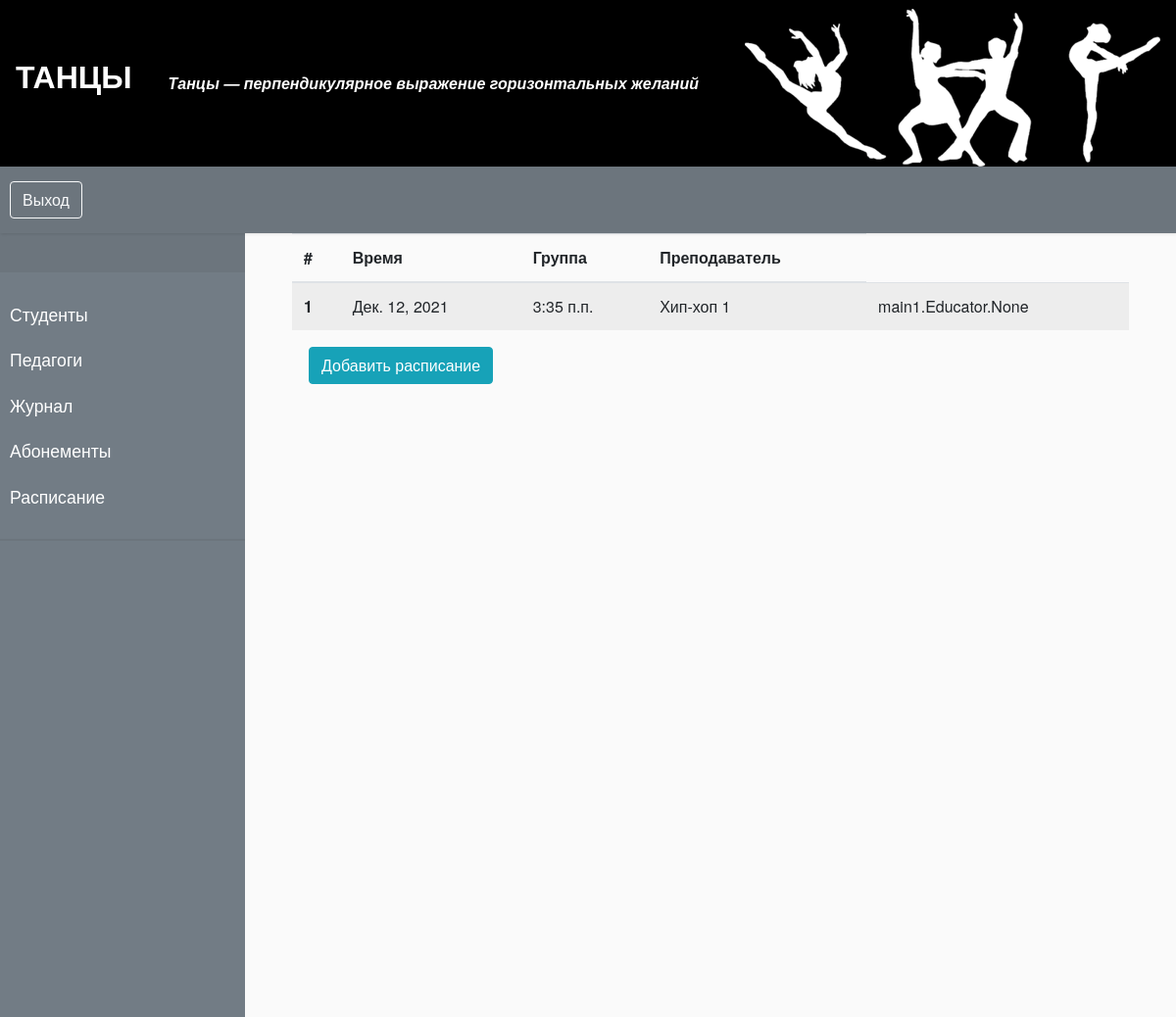
Page /timetable_list on the earlier database version.
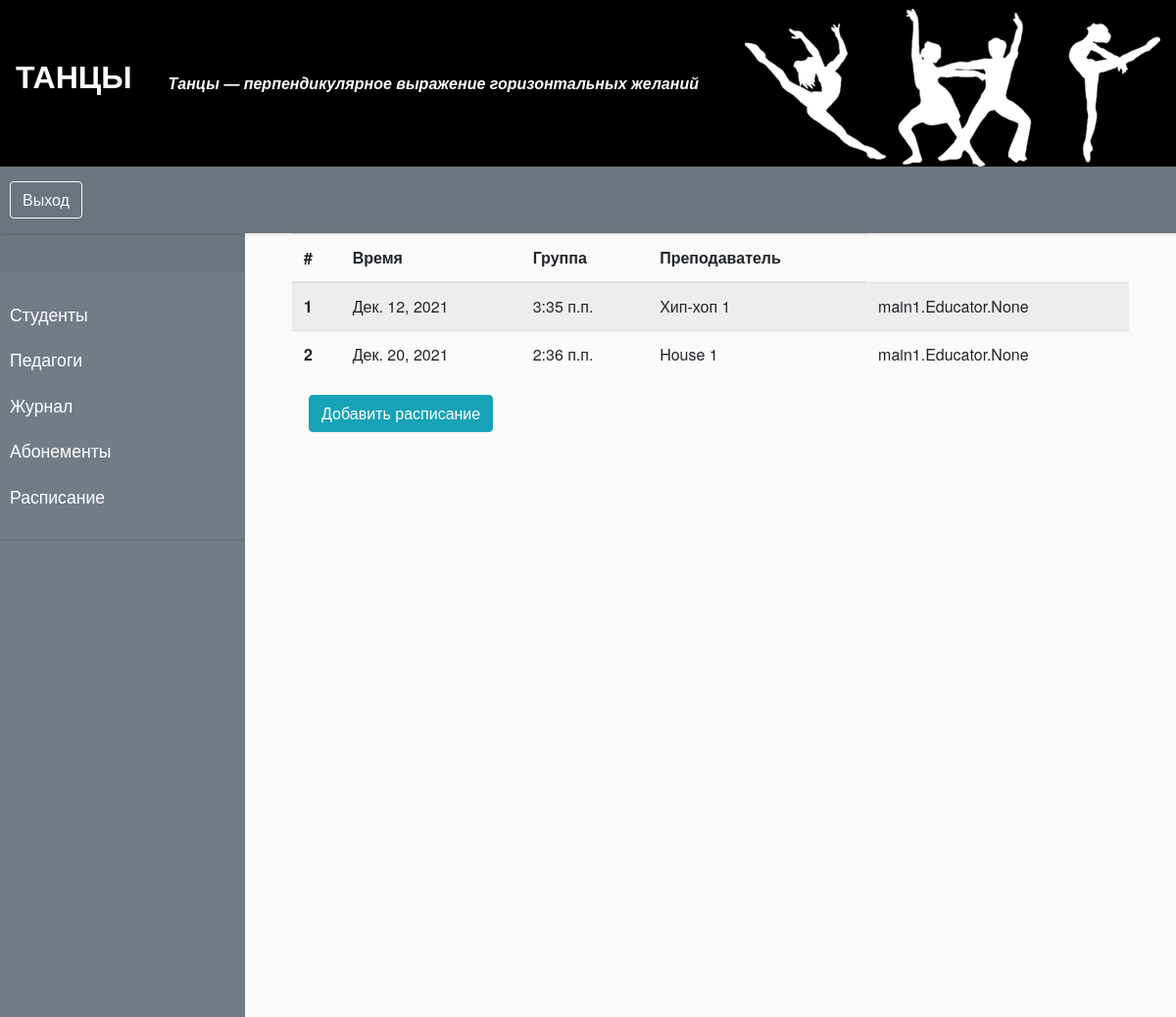
Same page on the later database version.
### main1/models.py (models this page shows, shortened)
class Schedule(models.Model):
    date = models.DateField('Дата занятия', default=timezone.now)
    time = models.TimeField('Время занятия', default=timezone.now)
    group_id = models.ForeignKey(Style, on_delete=models.CASCADE, db_column='Группа')
    educator_id = models.ManyToManyField(Educator, db_column='Педагог')
    class Meta:
        verbose_name = 'Расписание'
        verbose_name_plural = 'Расписание'

class Style(models.Model):
    dance_style = models.CharField('Стиль танца', max_length=50)
    skill_level = models.CharField('Уровень подготовки', max_length=1, choices=SKILL_TYPES)
    class Meta:
        verbose_name = 'Группа по направлениям'
        verbose_name_plural = 'Группы по напарвлениям'
    def __str__(self):
        titel = self.dance_style + ' ' + self.skill_level
        return titel

### main1/views.py (the view)
# urls.py: path('timetable_list', Timetable_ListView.as_view(), name='timetable_list'),
class Timetable_ListView(View):
    def get(self, request):
        search_query = request.GET.get("q")
        if search_query==None:
            ob = Schedule.objects.all()
        else:
            ob=Schedule.objects.filter(
                date__contains=search_query
            )
        context = {
            'ob': ob
        }
        return render(request, 'Manager/timetable_list.html', context=context)

### main1/templates/Manager/timetable_list.html (shortened to what this page needs)
{% extends 'Manager/baseManager.html' %}
{%block content%}
<table class="table table-striped">
  <thead>
    <tr>
      <th scope="col">#</th>
      <th scope="col">Время</th>
      <th scope="col">Группа</th>
      <th scope="col">Преподаватель</th>
    </tr>
  </thead>
  <tbody>
  {% for i in ob %}
  <tr>
    <th scope="row">{{ forloop.counter }}</th>
      <td>{{i.date}}</td>
      <td>{{i.time}} </td>
      <td>{{i.group_id}}</td>
      <td>{{i.educator_id}}</td>
  </tr>
  {% endfor %}
  </tbody>
</table>
<form class="form-inline" style="margin:2% 0;">
<a href="{%url 'add_timetable'%}" role="button" class="btn btn-info " style="margin:0 2%"><li style="list-style:none;">Добавить расписание</li></a>
</form>
{% endblock %}

### main1/templates/Manager/baseManager.html (shortened to what this page needs)
<!DOCTYPE html>
<html lang="en">
<head>
    <link rel="stylesheet" href="https://maxcdn.bootstrapcdn.com/bootstrap/4.0.0/css/bootstrap.min.css" type="text/css">
    <link rel="stylesheet" href="../../dist/css/bootstrap.min.css"  type="text/css">
    <link rel="stylesheet" href="static/css/BaseAccUser.css"  type="text/css" >
</head>
<body>
<div class="header">
 <div class="placeholder">
     <p class="logo" style="align-self:center;">ТАНЦЫ</p>
    <div class="hello_text" style="align-self:center;"><i>Танцы — перпендикулярное выражение горизонтальных желаний</i></div>
     <div ><img  src="static/img/qwa.png" alt="Лого"></div>
 </div>
</div>
<nav class="navbar navbar-expand-lg navbar-light bg-secondary text-white" style="margin:0">
     <a href="{%url 'logout'%}" class="btn btn-outline-light" role="button" >Выход</a>
</nav>
<div class="main_space" style="display:flex;">
   <div class="wrapper" >
            <nav id="sidebar">
                <div class="sidebar-header bg-secondary ">
                </div>
                <ul class="list-unstyled components">
                    <li>
                        <a href="{%url 'students_list'%}">Студенты</a>
                    </li>
                    <li>
                        <a href="{%url 'teachers_list'%}">Педагоги</a>
                    </li>
                    <li>
                        <a href="{%url 'visits_list'%}">Журнал</a>
                    </li>
                    <li>
                        <a href="{%url 'subscription_list'%}">Абонементы</a>
                    </li>
                    <li>
                        <a href="{%url 'timetable_list'%}">Расписание</a>
                    </li>
                </ul>
            </nav>
       </div>
    <div style="padding:0 3em;" class="container-fluid">{%block content%}{% endblock %}</div>
</div>
</body>
</html>

### main1/static/css/BaseAccUser.css (style rules this page uses)
body { font-family: "HelveticaNeue-Light", "Helvetica Neue Light", "Helvetica Neue","Lucida Grande", sans-serif; margin: 0; background: #fafafa; }
.logo { font-size: 2em; }
.header { width:100%; padding: 0 1em; color: #ffffff; font-size: 1em; font-weight: bold; background:black; }
.placeholder { width:100%; display:flex; justify-content:space-between; }
.navbar { margin:0; }
a, a:hover, a:focus { color: inherit; text-decoration: none; transition: all 0.3s; }
.navbar { padding: 15px 10px; background: #fff; border: none; border-radius: 0; margin-bottom: 40px; box-shadow: 1px 1px 3px rgba(0, 0, 0, 0.1); }
#sidebar { width: 250px; top: 0; left: 0; height: 100vh; background: #727c85; color: #fff; transition: all 0.3s; }
#sidebar .sidebar-header { padding: 20px; background: #6d7fcc; }
#sidebar ul.components { padding: 20px 0; border-bottom: 2px solid #6c757d; }
#sidebar ul li a { padding: 10px; font-size: 1.1em; display: block; }

Differences in the rows shown:
added Schedule: date "Дек. 20, 2021", time "2:36 п.п.", group_id "House 1", educator_id "main1.Educator.None"
